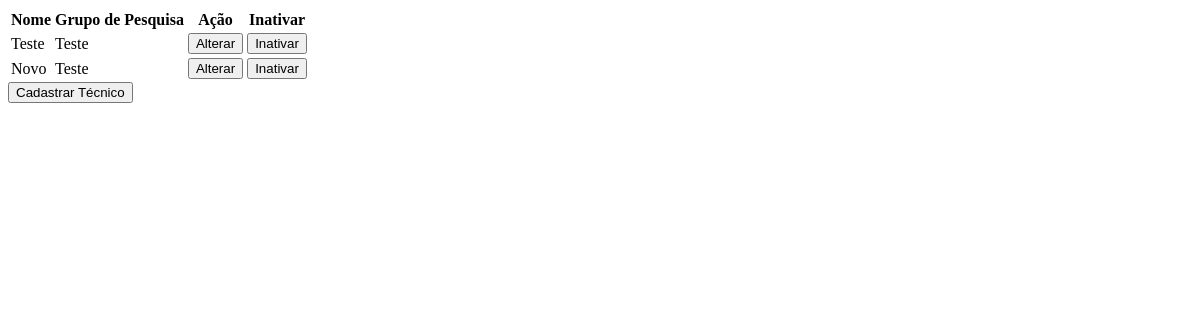
Screenshot of /Codigos/PHP/lista_tecnicos.php (signed in) with the database file from the repository.
### tables this page shows
CREATE TABLE IF NOT EXISTS `tecnicos` (
  `cod_tecnico` int(11) NOT NULL AUTO_INCREMENT,
  `nome` varchar(100) NOT NULL,
  `lattes` varchar(100) NOT NULL,
  `atividade_realizada` varchar(150) NOT NULL,
  `fk_graduacao` int(11) NOT NULL,
  `curso` varchar(100) DEFAULT NULL,
  `ano_conclusao` int(4) NOT NULL,
  `fk_cod_grupo` int(11) NOT NULL,
  `fk_especialidade` int(11) NOT NULL,
  `data_inicio` date NOT NULL,
  `data_fim` date DEFAULT NULL,
  `situacao` tinyint(4) NOT NULL COMMENT '1=ativo 0=inativo',
  PRIMARY KEY (`cod_tecnico`),
  KEY `fk_graducao` (`fk_graduacao`),
  KEY `grupo` (`fk_cod_grupo`),
  KEY `especialidade` (`fk_especialidade`)
);

CREATE TABLE IF NOT EXISTS `grupo_pesquisa` (
  `id` int(11) NOT NULL AUTO_INCREMENT,
  `nome` varchar(120) NOT NULL,
  `sigla` varchar(8) NOT NULL,
  `lattes` varchar(120) DEFAULT NULL,
  `email` varchar(120) DEFAULT NULL,
  `descricao` text,
  `data_inicio` date NOT NULL,
  `ativacao` tinyint(1) DEFAULT NULL,
  `id_lider` int(11) NOT NULL,
  PRIMARY KEY (`id`),
  KEY `id_lider` (`id_lider`)
);

### Codigos/PHP/funcoes.php (called while the page is built, shortened)
<?php
function logado()
{
  	if((isset ($_SESSION['login']) == true) and (isset ($_SESSION['senha']) == true))
	{
	  $logado = $_SESSION['login'];
	}
	else
	{
	  $logado = NULL;
	}
	return $logado;
}
function lider()
{
	include("conexao.php");
	$prontuario = logado();
	$consulta = "SELECT `id` FROM `usuarios` WHERE `prontuario` = '$prontuario'";
  	$result = $mysqli->query($consulta) or die($mysqli->error);
  	$dado = mysqli_fetch_assoc($result);
  	$idlider = $dado["id"];
  	return $idlider;
}
 ?>

### Codigos/PHP/lista_tecnicos.php (the view, shortened to what this page needs)
<!DOCTYPE html>
<html>
<head>
<?php include("conexao.php");
       include("funcoes.php");
     $logado = logado();
     if($logado == NULL)
     {
      header("location: inicial.php");
     }
     else
     {
       $lider = lider();
        $consulta = "SELECT gp.id as cod_grupo, gp.nome as grupo , cod_tecnico, t.nome as tecnico FROM `grupo_pesquisa` as gp, tecnicos as t WHERE `id_lider` = '$lider' and fk_cod_grupo = gp.id and t.situacao = '1'";
        $con = $mysqli->query($consulta) or die ($mysqli->error);
      }
  ?>
<link rel="stylesheet" type="text/css" href="../CSS/perm.css">
</head>
<body>
    <div id = "conteudo">
      <table class="table table-bordered table-sm m-0">
                    <thead class="">
                        <tr>
                            <th class="text-center">Nome</th>
                             <th class="text-center">Grupo de Pesquisa</th>
                                <th>Ação</th>
                                 <th>Inativar</th>
                        </tr>
                    </thead>
                    <tbody>
                        <?php
                            while($dados = $con->fetch_array()){?>
                             <tr>
                                <td class="text-center"><?php echo $dados["tecnico"]; ?></td>
                                 <td class="text-center"><?php echo $dados["grupo"]; ?></td>
                                 <td class="text-center"><?php echo " <a href=\"edita_tecnico.php\"><button class=\"btn btn-warning btn-block\">Alterar</button></a>"; ?></td>
                                 <td class="text-center"><?php echo " <a href=\"inativa_tecnico.php\"><button class=\"btn btn-danger btn-block\">Inativar</button></a>"; ?></td>
                                </tr>
                        <?php } ?>
                    </tbody>
                </table>
                <?php
                        echo " <a href=\"seleciona_grupoT.php\"><button class=\"btn btn-success\">Cadastrar Técnico</button></a>";
                 ?>
    </div>
</body>
</html>

### rows the page displays
tecnicos: nome "Teste", fk_cod_grupo.nome "Teste"
tecnicos: nome "Novo", fk_cod_grupo.nome "Teste"
